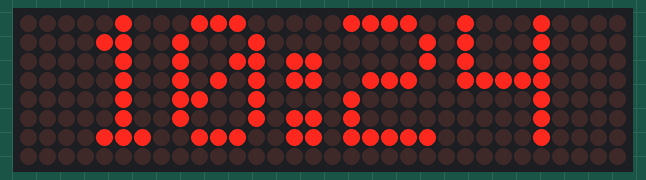
This sketch was run on a simulated ESP8266 (NodeMCU). Shown: 32×8 LED matrix. WiFi joins after 1.5 s; servers stay silent unless stated; network time is answered at once with the bench clock; the local clock reads 2024-03-15 10:24:30 at power-on unless the sketch sets it; what the sketch prints to the serial monitor is not drawn.

Above: at 1.6 s.
At 18.1 s:
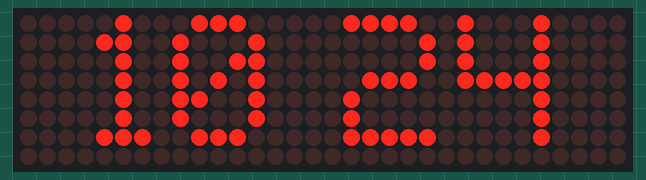
At 31.6 s:
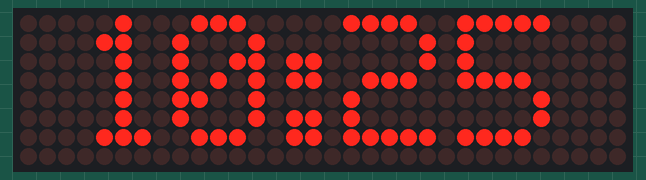
At 35.6 s:
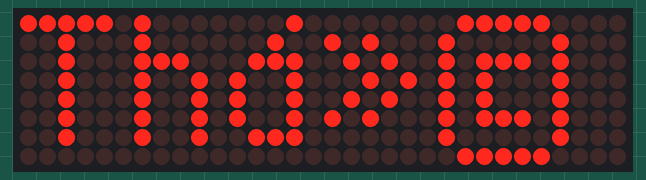
At 39.1 s:
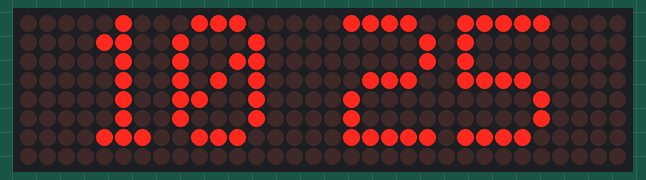

Measured:
- what the display in image 0 shows lasts 0.5 s, from 1.5 s to 2.0 s
- what the display in image 3 shows lasts 1.0 s, from 35.6 s to 36.6 s

The sketch:

Hien_thi_Realtime.ino
```cpp
// Program to exercise the MD_Parola library
//
// Demonstrates minimum required for sprite animated text.
//
// MD_MAX72XX library can be found at https://github.com/MajicDesigns/MD_MAX72XX
//
//SECS_IN_DAY               (86400L)
// SECS_IN_HR                (3600L)
// SECS_IN_MIN               (60L)
//define SEVENZYYEARS 2208988800UL
//timeOffset = 25200 = 7*3600 mui gio +7 UTC
//(((this->getEpochTime()  / 86400L) + 4 ) % 7); //0 is Sunday
//((this->getEpochTime()  % 86400L) / 3600); GIO
//((this->getEpochTime() % 3600) / 60);PHUT
//(this->getEpochTime() % 60);GIAY
//_currentEpoc = secsSince1900 - SEVENZYYEARS;
        /*getEpochTime()
          this->_timeOffset + // User offset
          this->_currentEpoc + // Epoch returned by the NTP server
          ((millis() - this->_lastUpdate) / 1000); // Time since last update
          */
/*
getDay()– trả về một số int tương ứng với ngày trong tuần (0 đến 6) bắt đầu từ Chủ nhật;

getHours()– trả về một số int với giờ hiện tại (0 đến 23) ở định dạng 24 giờ;

getMinutes()– trả về một số int với số phút hiện tại (0 đến 59);

getSeconds()– trả về một số int với giây hiện tại;

getEpochTime()– trả về một khoảng thời gian dài không dấu với thời gian kỷ nguyên (số giây đã trôi qua kể từ ngày 1 tháng 1 năm 1970 (nửa đêm GMT);
*/

#include <NTPClient.h>
#include <ESP8266WiFi.h>
#include <WiFiUdp.h>


#include <MD_Parola.h>
#include <MD_MAX72xx.h>
#include <SPI.h>


const char *ssid     = "Nha nghi ca";
const char *password = "t500vinhtan";

WiFiUDP ntpUDP;
NTPClient timeClient(ntpUDP, "pool.ntp.org", 25200);

//Week Days
String weekDays[7]={"CN", "Thứ 2", "Thứ 3", "Thứ 4", "Thứ 5", "Thứ 6", "Thứ 7"};

//Month names
String months[13]={"00", "01", "02", "03", "04", "05", "06", "07", "08", "09", "10", "11", "12"};

String gio;
String phut;
String giay;

// Define the number of devices we have in the chain and the hardware interface
// NOTE: These pin numbers will probably not work with your hardware and may
// need to be adapted
#define HARDWARE_TYPE MD_MAX72XX::FC16_HW
#define MAX_DEVICES 4

#define CLK_PIN   13
#define DATA_PIN  11
#define CS_PIN    D8

// HARDWARE SPI
MD_Parola P = MD_Parola(HARDWARE_TYPE, CS_PIN, MAX_DEVICES);

void setup(void)
{
    Serial.begin(115200);

  WiFi.begin(ssid, password);

  while ( WiFi.status() != WL_CONNECTED ) {
    delay ( 500 );
    Serial.print ( "." );
  }

  timeClient.begin();

  P.begin();
  P.setIntensity(0);
  P.displayClear();
}

void loop(void)
{
  timeClient.update();
 // Serial.println((timeClient.getEpochTime()/(86400*365) + 1970)) ;

///////////////////////////////////////////////////////////////////
/////////////////////////////////////////////////////////////////
    time_t epochTime = timeClient.getEpochTime();
    struct tm *ptm = gmtime ((time_t *)&epochTime);

      int monthDay = ptm->tm_mday;
      Serial.print("Month day: ");
      Serial.println(monthDay);

      int currentMonth = ptm->tm_mon+1;
      Serial.print("Month: ");
      Serial.println(currentMonth);

      String currentMonthName = months[currentMonth];
      Serial.print("Month name: ");
      Serial.println(currentMonthName);

      int currentYear = ptm->tm_year+1900;
      Serial.print("Year: ");
      Serial.println(currentYear);

      //Print complete date:
      String currentDate = String(currentYear) + "-" + String(currentMonth) + "-" + String(monthDay);
      Serial.print("Current date: ");
      Serial.println(currentDate);
///////////////////////////////////////////////////////////////////////
//////////////////////////////////////////////////////////////////////////
   if((timeClient.getSeconds() % 5) == 0){

     P.setTextAlignment(PA_CENTER);
     P.print(weekDays[timeClient.getDay()]);
     delay(1000);
    }


  if (timeClient.getHours() > 9){
   gio = String(timeClient.getHours());
    }
   else {
    gio = "0" + String(timeClient.getHours());
    }

  if (timeClient.getMinutes() > 9){
   phut = String(timeClient.getMinutes());
    }
   else {
    phut = "0" + String(timeClient.getMinutes());
    }

  if (timeClient.getSeconds() > 9){
   giay = String(timeClient.getSeconds());
    }
   else {
    giay = "0" + String(timeClient.getSeconds());
    }

  String thoigian1 = gio + ":" + phut;
  String thoigian2 = gio + " " + phut;

  P.setTextAlignment(PA_CENTER);
  P.print(thoigian1);
  //P.print(timeClient.getFormattedTime());
  delay(500);
  P.print(thoigian2);
  delay(500);
}
```
